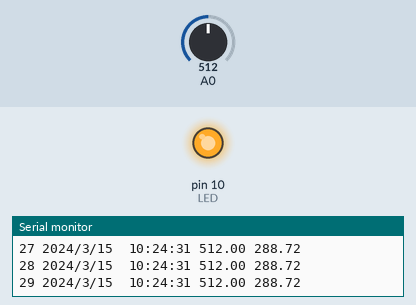
Recording of a sketch running on a simulated Arduino Uno, built with avr-gcc and run on an emulated ATmega328P. Parts: output pins drawn as LEDs (lit = HIGH), the last lines printed to the serial monitor. The inputs (shaded band) are chosen by the test bench; at power-on: A0 = 512. The local clock reads 2024-03-15 10:24:30 at power-on unless the sketch sets it; storage starts empty.

Above: at 1.2 s.
1.3 s: A0 set to 23
4.3 s: A0 set to 19
At 6.3 s:
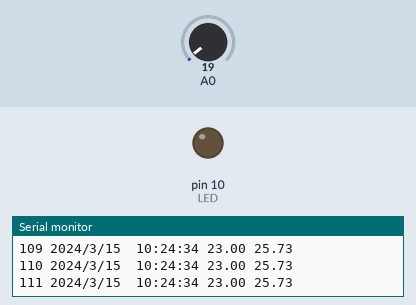
7.3 s: A0 set to 122
At 7.7 s:
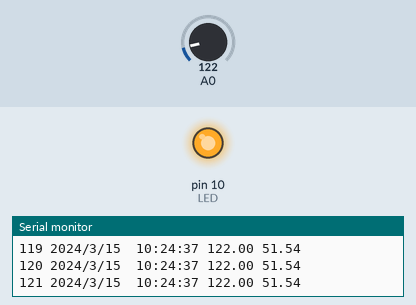
8.8 s: A0 set to 10
At 10.6 s:
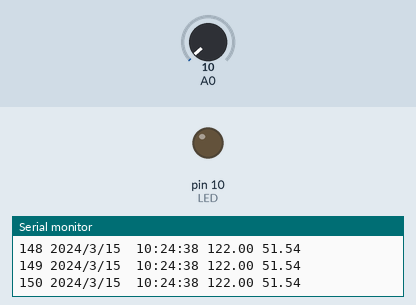
Timing chart, 0 to 12.1 s (numbered marks = the images above; inputs shaded):
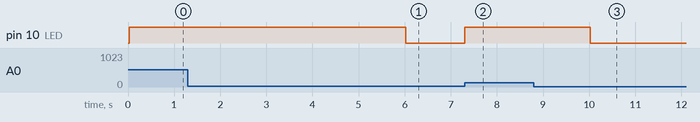

The sketch:

RTC_minus_with_added_LED_added_SD.ino
```cpp
//Name: Iesan Jung karki
//Date: 3/19/2018

//Purpose: Take time from RTC and print of SD card
//Objectives completed: >

#include <Wire.h>     //connections
#include <SPI.h>
#include<EEPROM.h>    //For internal arduino memory
#include <RTClib.h>   //rtc library
#include<SD.h>        //SD card library
#include <TimerOne.h> //LED timer library

//main Variables
const int SIGNAL_THRESHOLD = 20; //maximum signal strength that triggers the data collection
unsigned long count = 0L;         //tally for total number of muons detected
const float cal[] = {9.038130548712698e-15, -1.4599909946491252e-12, -1.2626490003703338e-08, 1.1406923013075114e-05, -0.002891003749200569, 0.5003740521722947, 15.615470780166067};

//LED variables
int LED = 10; //pin used for LED blink codes
#define LED_TIMER 2000000 //LED blinks for 1 second per muon count
unsigned int T1;


//This calibration is for 499, 5pF, 10k
//const float cal[] = {4.0614902396231111e-14, -7.8414735932155768e-11, 5.6819206951234577e-08, -1.7873823684604088e-05, 0.0029455520399522652, 0.01701073093454207, 26.268331951783924};
//This calibration is for 499, 5pF, 10k
//const float cal[] = {9.038130548712698e-15, -1.4599909946491252e-12, -1.2626490003703338e-08, 1.1406923013075114e-05, -0.002891003749200569, 0.5003740521722947, 15.615470780166067};

//SD - card variable
const int chipSelect = 8;
File muonFile;

//RTC Variables
RTC_DS3231 rtc;

DateTime start_time;
DateTime time_stamp;
TimeSpan seconds_stamp;
TimeSpan measurement_deadtime;
TimeSpan total_deadtime;

//SiPM Variables
float sipm_voltage = 0;
float last_sipm_voltage = 0;

void setup()
{
  ADCSRA &= ~(bit (ADPS0) | bit (ADPS1) | bit (ADPS2));    // clear prescaler bits
  ADCSRA |= bit (ADPS1);                                   // Set prescaler to 4

  Serial.begin(9600);

  Serial.println("with RTC");

  if(! rtc.begin()){
    Serial.println("Couldn't find RTC");
      }

  if(rtc.lostPower())
  {
    Serial.println("Run Time Adjusting program again");
    delay(3000);
  }
  start_time = rtc.now();


  while(!SD.begin(chipSelect))
  {
    Serial.println("NO SD CARD DETECTED");
    delay(3000);
  }
  Serial.println("SD-card working");

  pinMode(LED,OUTPUT);

 Timer1.initialize(LED_TIMER); //initialize the LED timer
 Timer1.attachInterrupt(LEDisr);//attatch timer isr routine


  }//end Setup()

void loop()
{

  while(1)
  {

    if(analogRead(A0) > SIGNAL_THRESHOLD)
    {
      float avg_adc_measurement = (analogRead(A0) + analogRead(A0) ) / 2.;     //takes the average of 4 readings
      digitalWrite(LED,HIGH);
      T1 = millis();
      count++;
      time_stamp = rtc.now(); //time to start the record
      seconds_stamp = time_stamp - start_time;

      sipm_voltage = get_sipm_voltage(avg_adc_measurement);

      Serial.println((String)count + " " + getDate(time_stamp)+ " " + avg_adc_measurement+ " " + sipm_voltage + " ");

      muonFile = SD.open("muonLog.txt",FILE_WRITE);
      if(muonFile)
      {
        muonFile.println((String)count + " " + getDate(time_stamp)+ " " + (String)seconds_stamp.totalseconds()+ " " + avg_adc_measurement+ " " + sipm_voltage + " ");
      }
      else
      {
        Serial.println("CANNOT OPEN FILE");
      }
      muonFile.close();

      //while((analogRead(A0)+analogRead(A0)+analogRead(A0))/3. > (9)){continue;}
    }

  }
}

String getDate(const DateTime& dt)
{
    String retDate = "";
    retDate += (String)dt.year();
    retDate += "/";
    retDate += (String)dt.month();
    retDate += "/";
    retDate += (String)dt.day();
    retDate += " ";
     retDate += " ";
    retDate += (String)dt.hour();
    retDate += ":";
    retDate += (String)dt.minute();
    retDate += ":";
    retDate += (String)dt.second();

    return retDate;
}
float get_sipm_voltage(float adc_value)
{
  float voltage = 0;
  for (int i = 0; i < (sizeof(cal)/sizeof(float)); i++) {
    voltage += cal[i] * pow(adc_value,(sizeof(cal)/sizeof(float)-i-1));
    }
    return voltage;
}
void LEDisr()
{
  interrupts();
  if(millis()-T1 >= 1000)
  {
  digitalWrite(LED,LOW);
  }

}
```

Measured:
- the behaviour switches between 21 and 20 on A0 (found by bisection; images 0 and 1)
- after the input at 4.3 s, pin 10 (LED): HIGH → LOW after 1.7 s
- after the input at 7.3 s, pin 10 (LED): LOW → HIGH at once
- after the input at 8.8 s, pin 10 (LED): HIGH → LOW after 1.2 s
